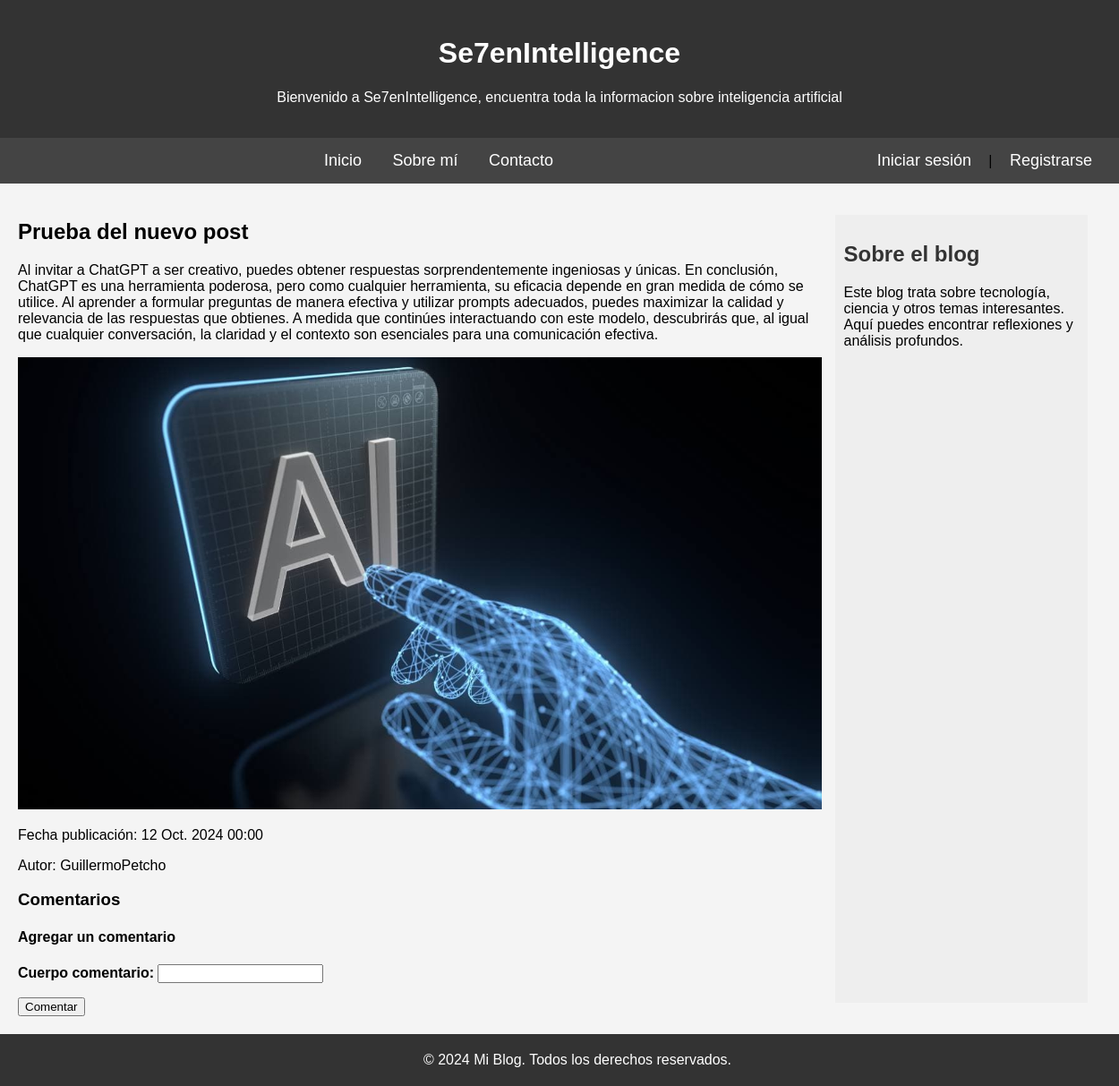
Screenshot of /post/15/ with the database file from the repository.
### myblog/models.py (models this page shows, shortened)
class Post(models.Model):
    autor = models.ForeignKey(settings.AUTH_USER_MODEL, on_delete=models.CASCADE)
    titulo = models.CharField(max_length=200)
    resumen = models.TextField(max_length=50000)
    fecha_creacion = models.DateTimeField(default=timezone.now)
    fecha_publicacion = models.DateTimeField(blank=True, null=True)
    contenido = models.TextField(max_length=50000)
    imagen = models.ImageField(null=True, blank= True,upload_to= "img/posts", help_text= "Imagen del post")
    categorias = models.ManyToManyField(Categoria, related_name="posts")

### myblog/views.py (the view)
# urls.py: path('post/<int:post_id>/', post_detalle, name='post_detalle'),
def post_detalle(request, post_id):
    post = get_object_or_404(Post, id=post_id)
    comentarios = post.comentarios.all()
    es_colaborador = request.user.groups.filter(name='Colaborador').exists()
    es_administrador = request.user.is_staff
    usuario_logeado = request.user.is_authenticated
    comentario_id = request.GET.get('edit_comentario', None)
    comentario_a_editar = None
    if comentario_id:
        comentario_a_editar = get_object_or_404(Comentario, id=comentario_id)
    if request.method == 'POST':
        if comentario_a_editar and comentario_a_editar.autor_comentario == request.user:
            form = ComentarioForm(request.POST, instance=comentario_a_editar)
            if form.is_valid():
                form.save()
                return redirect('post_detalle', post_id=post.id)
        else:
            form = ComentarioForm(request.POST)
            if form.is_valid():
                nuevo_comentario = form.save(commit=False)
                nuevo_comentario.post = post
                nuevo_comentario.autor_comentario = request.user
                nuevo_comentario.save()
                return redirect('post_detalle', post_id=post.id)
    else:
        form = ComentarioForm()
    context = {
        'post': post,
        'comentarios': comentarios,
        'form': form,
        'comentario_a_editar': comentario_a_editar,
        'usuario_logeado': usuario_logeado,
        'colaborador': es_colaborador,
        'administrador': es_administrador,
    }
    return render(request, 'post_detalle.html', context)

### myblog/forms.py
class ComentarioForm(forms.ModelForm):
    class Meta:
        model = Comentario
        fields = ['cuerpo_comentario']

### templates/post_detalle.html (shortened to what this page needs)
{% extends "base.html" %}
{% load static %}
{% block content %}
  <h2>{{ post.titulo }}</h2>
  <p>{{ post.contenido }}</p>
  <img class="imagen" src="{{ post.imagen.url }}" alt="Imagen de {{ post.titulo }}" />
  <p>Fecha publicación: {{ post.fecha_publicacion }}</p>
  <p>Autor: {{ post.autor }}</p>
  <h3>Comentarios</h3>
  <h4>Agregar un comentario</h4>
  <form method="post">
    {{ form.as_p }}
    <button type="submit">Comentar</button>
  </form>
{% endblock %}

### templates/base.html (style rules this page uses)
body { font-family: Arial, sans-serif; margin: 0; padding: 0; background-color: #f4f4f4; }
.imagen { width: 100%; }
label { font-weight: bold; }

### rows the page displays
Post: titulo "Prueba del nuevo post", contenido "Al invitar a ChatGPT a ser creativo, puedes obtener respuestas sorprendentemente ingeniosas y únicas. En conclusión, ChatGPT es una herramienta poderosa, pero como cualquier herramienta, su eficacia depende en gran medida de cómo se utilice. Al aprender a formular preguntas de manera efectiva y utilizar prompts adecuados, puedes maximizar la calidad y relevancia de las respuestas que obtienes. A medida que continúes interactuando con este modelo, descubrirás que, al igual que cualquier conversación, la claridad y el contexto son esenciales para una comunicación efectiva.", imagen (picture), fecha_publicacion "12 Oct. 2024 00:00", autor "GuillermoPetcho"
